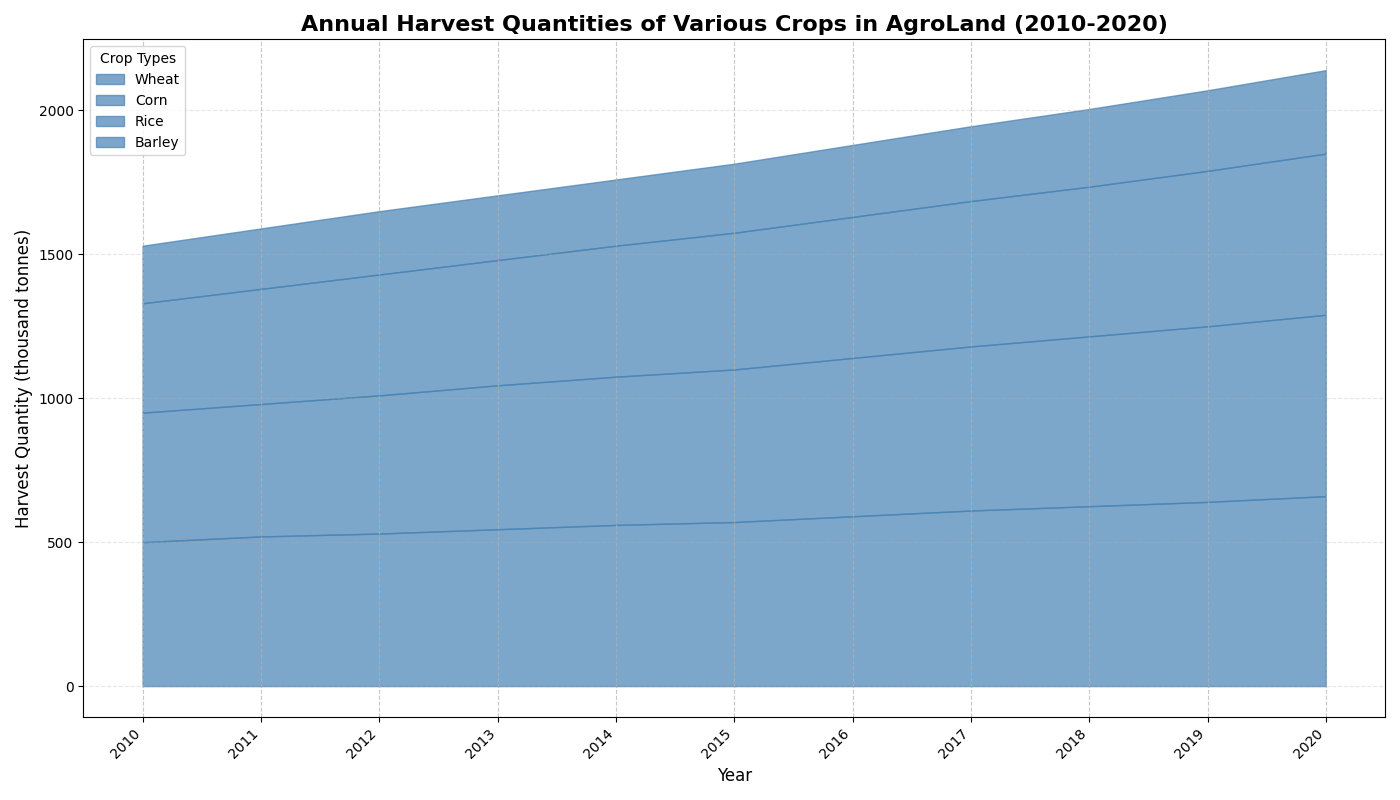

Recreate this plot in Python.
import matplotlib.pyplot as plt
import numpy as np

# Years of data collection
years = np.arange(2010, 2021)

# Simulated data for different types of crops (in thousand tonnes)
wheat_harvest = np.array([500, 520, 530, 545, 560, 570, 590, 610, 625, 640, 660])
corn_harvest = np.array([450, 460, 480, 500, 515, 530, 550, 570, 590, 610, 630])
rice_harvest = np.array([380, 400, 420, 435, 455, 475, 490, 505, 520, 540, 560])
barley_harvest = np.array([200, 210, 220, 225, 230, 240, 250, 260, 270, 280, 290])

# Creating the figure and subplot
fig, ax = plt.subplots(figsize=(14, 8))

# Consistent single color for all stacks
color = 'steelblue'

# Stacked area plot
ax.fill_between(years, 0, wheat_harvest, color=color, alpha=0.7, label='Wheat')
ax.fill_between(years, wheat_harvest, wheat_harvest + corn_harvest, color=color, alpha=0.7, label='Corn')
ax.fill_between(years, wheat_harvest + corn_harvest, wheat_harvest + corn_harvest + rice_harvest, color=color, alpha=0.7, label='Rice')
ax.fill_between(years, wheat_harvest + corn_harvest + rice_harvest, 
                wheat_harvest + corn_harvest + rice_harvest + barley_harvest, 
                color=color, alpha=0.7, label='Barley')

# Set title and labels
ax.set_title("Annual Harvest Quantities of Various Crops in AgroLand (2010-2020)", fontsize=16, fontweight='bold')
ax.set_xlabel("Year", fontsize=12)
ax.set_ylabel("Harvest Quantity (thousand tonnes)", fontsize=12)

# Configure x-axis ticks
plt.xticks(years, rotation=45, ha="right")

# Add legend
ax.legend(loc='upper left', title='Crop Types')

# Improve readability with grid lines
plt.grid(axis='x', linestyle='--', alpha=0.7)
plt.grid(axis='y', linestyle='--', alpha=0.3)

# Automatically adjust layout
plt.tight_layout()

# Display the plot
plt.show()
